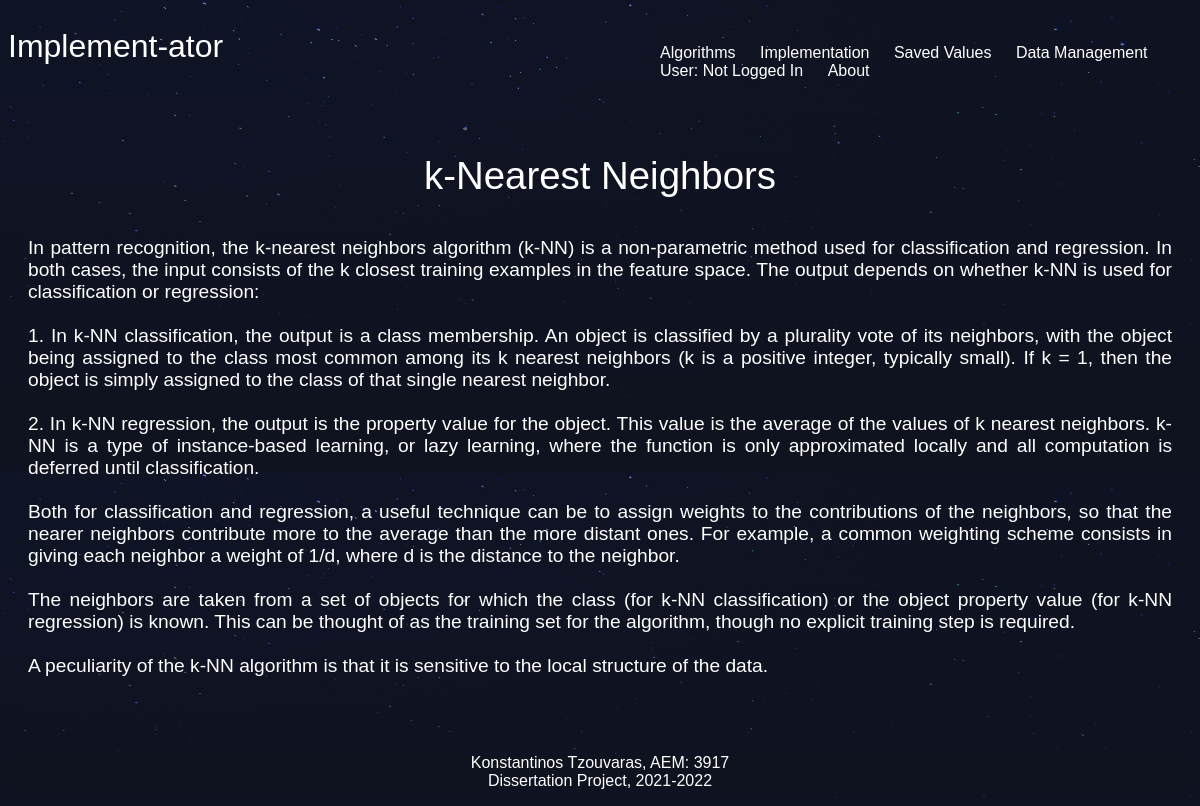
Page /algorithms/knn/ on the earlier database version.
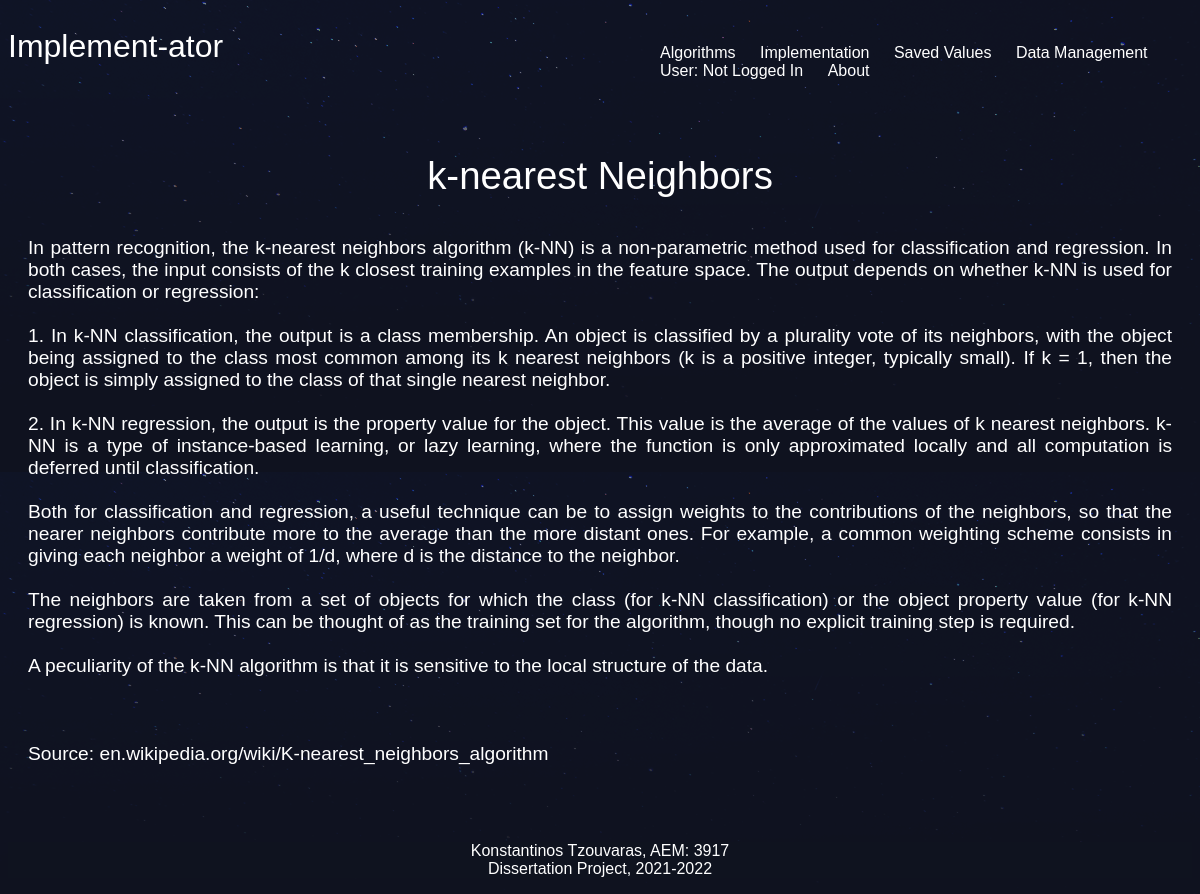
Same page on the later database version.
### algorithms/models.py (models this page shows, shortened)
class Algorithm(models.Model):
    title = models.CharField(max_length=100)
    slug = models.SlugField()
    info = models.TextField()

### algorithms/views.py (the view)
# urls.py: path('<slug>/', views.algorithms_detail, name = 'detail'),
def algorithms_detail(request, slug):
    algorithm = Algorithm.objects.get(slug=slug) #Look for this algorithm in the DB and store it
    return render(request, 'algorithms/algorithms_detail.html', {'algorithm': algorithm})

### algorithms/templates/algorithms/algorithms_detail.html
{% extends 'base_layout.html' %}
{% block content %}
  <div id="algorithm_detail" class="algorithm-detail">
    <h2>{{ algorithm.title }}</h2>
    <div id="algorithm_detail_algorithm" class="algorithm">
      <p>{{ algorithm.info|safe }}</p>
    </div>
  </div>
{% endblock %}

Differences in the rows shown:
changed Algorithm: title "k-Nearest Neighbors" → "k-nearest Neighbors"; info "…structure of the data." → "…structure of the data. Source: en.wikipedia.org/wiki/K-nearest_neighbors_algorithm"
